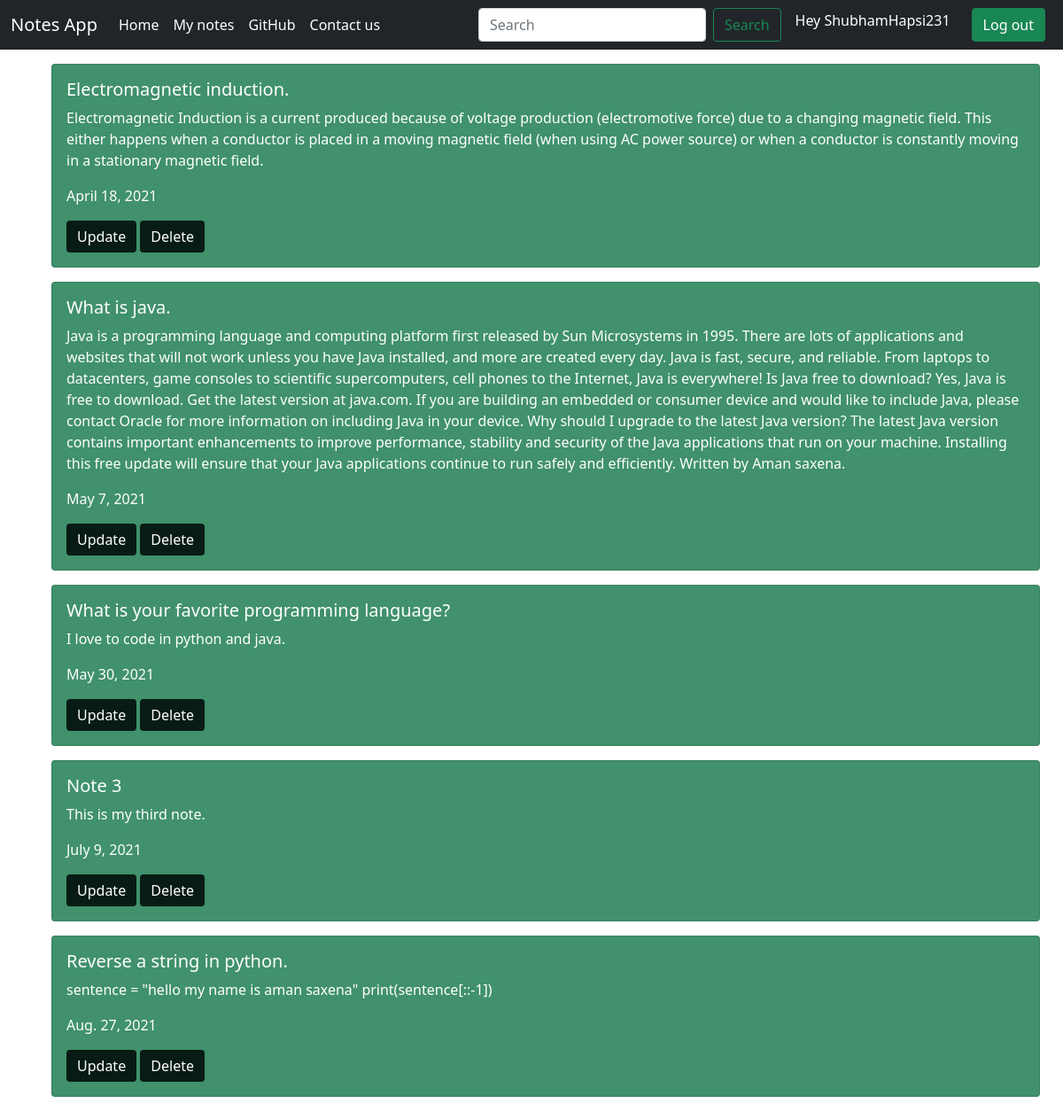
Screenshot of /notes/ (signed in) with the database file from the repository.
### home/models.py (models this page shows, shortened)
class NotesInfo(models.Model):
    id = models.AutoField(primary_key=True)
    title = models.CharField(max_length=50)
    body =models.TextField()
    date = models.DateField(blank=True,null=True)
    user = models.ForeignKey(User,on_delete=CASCADE,null=True)

### home/views.py (the view)
# urls.py: path("notes/",views.about, name="notes"),
def about(request):
    notes = NotesInfo.objects.filter(user=request.user)
    context = {'notes':notes}
    return render(request,'allnotes.html',context)

### home/templates/allnotes.html (shortened to what this page needs)
{% extends 'base.html' %}
{% block body %}
<div class="container my-3">
    {% for note in notes %}
        <div id="allnotes">
            <div class="card " style="width: 100%; margin:1rem; background-color:#40916c; color:white;" >
                <div class="card-body">
                <h5 class="card-title">{{note.title}}</h5>
                <p class="card-text">{{note.body}}</p>
                <p>{{note.date}}</p>
                <form action="{% url 'update' note.id %}" method="post" style="display: inline;">
                    <button id="btnUpdate" type="submit" style="background-color: #081c15; border:none;" class="btn btn-primary" >Update</button>
                </form>
                <form action="{% url 'delete' note.id %}" method="post" style="display: inline;">
                    <button id="btnDelete" type="submit" style="background-color: #081c15; border:none;" class="btn btn-primary">Delete</button>
                </form>
            </div>
        </div>
    {% endfor %}
</div>
{% endblock body %}

### home/templates/base.html (shortened to what this page needs)
<!doctype html>
<html lang="en">
<head>
    <link href="https://cdn.jsdelivr.net/npm/bootstrap@5.0.0-beta3/dist/css/bootstrap.min.css" rel="stylesheet"
>
</head>
<body>
    <nav class="navbar navbar-expand-lg navbar-dark bg-dark">
        <div class="container-fluid">
            <a class="navbar-brand" href="/">Notes App</a>
            <div class="collapse navbar-collapse" id="navbarSupportedContent">
                <ul class="navbar-nav me-auto mb-2 mb-lg-0">
                    <li class="nav-item">
                        <a class="nav-link active" aria-current="page" href="/">Home</a>
                    </li>
                    {% if user.is_authenticated %}
                    <li class="nav-item">
                        <a class="nav-link active" aria-current="page" href="{% url 'notes' %}">My notes</a>
                    </li>
                    {% else %}
                    <li class="nav-item">
                        <a class="nav-link disabled" aria-current="page" href="{% url 'notes' %}">My notes</a>
                    </li>
                    {% endif %}
                    <li class="nav-item">
                        <a class="nav-link active" aria-current="page" href="github/">GitHub</a>
                    </li>
                    <li class="nav-item">
                        <a class="nav-link active" aria-current="page" href="contactus/">Contact us</a>
                    </li>
                </ul>
                <form action="{% url 'search' %}" method = "POST" class="d-flex">
                    <input class="form-control me-2" type="search" placeholder="Search" name="searchnote" aria-label="Search">
                    <button class="btn btn-outline-success" type="submit">Search</button>
                </form>
                {% if user.is_authenticated %}
                <h6 class="mx-3" style="color: white;">Hey {{request.user}}</h6>
                <form action="logout" method = "POST" class="d-flex">
                    <button class="btn btn-success mx-2" type="submit">Log out</button>
                </form>
                {% endif %}
            </div>
        </div>
    </nav>
    {% block body %}{% endblock body %}
</body>
</html>

### rows the page displays
NotesInfo: title "Electromagnetic induction.", body "Electromagnetic Induction is a current produced because of voltage production (electromotive force) due to a changing magnetic field. This either happens when a conductor is placed in a moving magnetic field (when using AC power source) or when a conductor is constantly moving in a stationary magnetic field.", date "April 18, 2021"
NotesInfo: title "What is java.", body "Java is a programming language and computing platform first released by Sun Microsystems in 1995. There are lots of applications and websites that will not work unless you have Java installed, and more are created every day. Java is fast, secure, and reliable. From laptops to datacenters, game consoles to scientific supercomputers, cell phones to the Internet, Java is everywhere! Is Java free to download? Yes, Java is free to download. Get the latest version at java.com. If you are building an embedded or consumer device and would like to include Java, please contact Oracle for more information on including Java in your device. Why should I upgrade to the latest Java version? The latest…", date "May 7, 2021"
NotesInfo: title "What is your favorite programming language?", body "I love to code in python and java.", date "May 30, 2021"
NotesInfo: title "Note 3", body "This is my third note.", date "July 9, 2021"
NotesInfo: title "Reverse a string in python.", body "sentence = \"hello my name is aman saxena\" print(sentence[::-1])", date "Aug. 27, 2021"

### other values shown
{{ request.user }} "ShubhamHapsi231"
